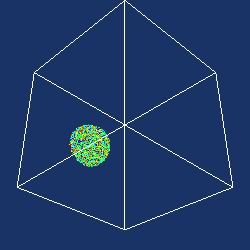

Write Python code to recreate this figure.
#!/usr/bin/env python

# Demonstrate vtkExtractPoints by extracting points within a sphere
# implicit function from a bounded random point source, rendering the
# extracted points with a Gaussian mapper and an outline.

# Factory overrides
import vtkmodules.vtkInteractionStyle  # noqa: F401
import vtkmodules.vtkRenderingFreeType  # noqa: F401
import vtkmodules.vtkRenderingOpenGL2  # noqa: F401

from vtkmodules.vtkCommonCore import vtkMath
from vtkmodules.vtkCommonDataModel import vtkSphere
from vtkmodules.vtkCommonSystem import vtkTimerLog
from vtkmodules.vtkFiltersModeling import vtkOutlineFilter
from vtkmodules.vtkFiltersPoints import (
    vtkBoundedPointSource,
    vtkExtractPoints,
)
from vtkmodules.vtkRenderingCore import (
    vtkActor,
    vtkPointGaussianMapper,
    vtkPolyDataMapper,
    vtkRenderWindow,
    vtkRenderWindowInteractor,
    vtkRenderer,
)

# Parameters
n_pts = 1000000
math = vtkMath()
math.RandomSeed(31415)

# Create bounded random point source
points = vtkBoundedPointSource()
points.SetNumberOfPoints(n_pts)
points.ProduceRandomScalarsOn()
points.ProduceCellOutputOff()
points.Update()

# Sphere implicit function
sphere = vtkSphere()
sphere.SetCenter(0.9, 0.1, 0.1)
sphere.SetRadius(0.33)

# Extract points within sphere
extract = vtkExtractPoints()
extract.SetInputConnection(points.GetOutputPort())
extract.SetImplicitFunction(sphere)

timer = vtkTimerLog()
timer.StartTimer()
extract.Update()
timer.StopTimer()
print("Time to remove points: {0}".format(timer.GetElapsedTime()))
print("   Number removed: {0}".format(extract.GetNumberOfPointsRemoved()))
print("   Original number of points: {0}".format(n_pts))

extract_mapper = vtkPointGaussianMapper()
extract_mapper.SetInputConnection(extract.GetOutputPort())
extract_mapper.EmissiveOff()
extract_mapper.SetScaleFactor(0.0)

extract_actor = vtkActor()
extract_actor.SetMapper(extract_mapper)

# Outline
outline = vtkOutlineFilter()
outline.SetInputConnection(points.GetOutputPort())

outline_mapper = vtkPolyDataMapper()
outline_mapper.SetInputConnection(outline.GetOutputPort())

outline_actor = vtkActor()
outline_actor.SetMapper(outline_mapper)

# Renderer
renderer = vtkRenderer()
renderer.AddActor(extract_actor)
renderer.AddActor(outline_actor)
renderer.SetBackground(0.1, 0.2, 0.4)

# Window
render_window = vtkRenderWindow()
render_window.AddRenderer(renderer)
render_window.SetSize(250, 250)
render_window.SetWindowName("extract")

# Scene
camera = renderer.GetActiveCamera()
camera.SetFocalPoint(1, 1, 1)
camera.SetPosition(0, 0, 0)
renderer.ResetCamera()

# Interactor
interactor = vtkRenderWindowInteractor()
interactor.SetRenderWindow(render_window)

interactor.Initialize()
interactor.Start()
